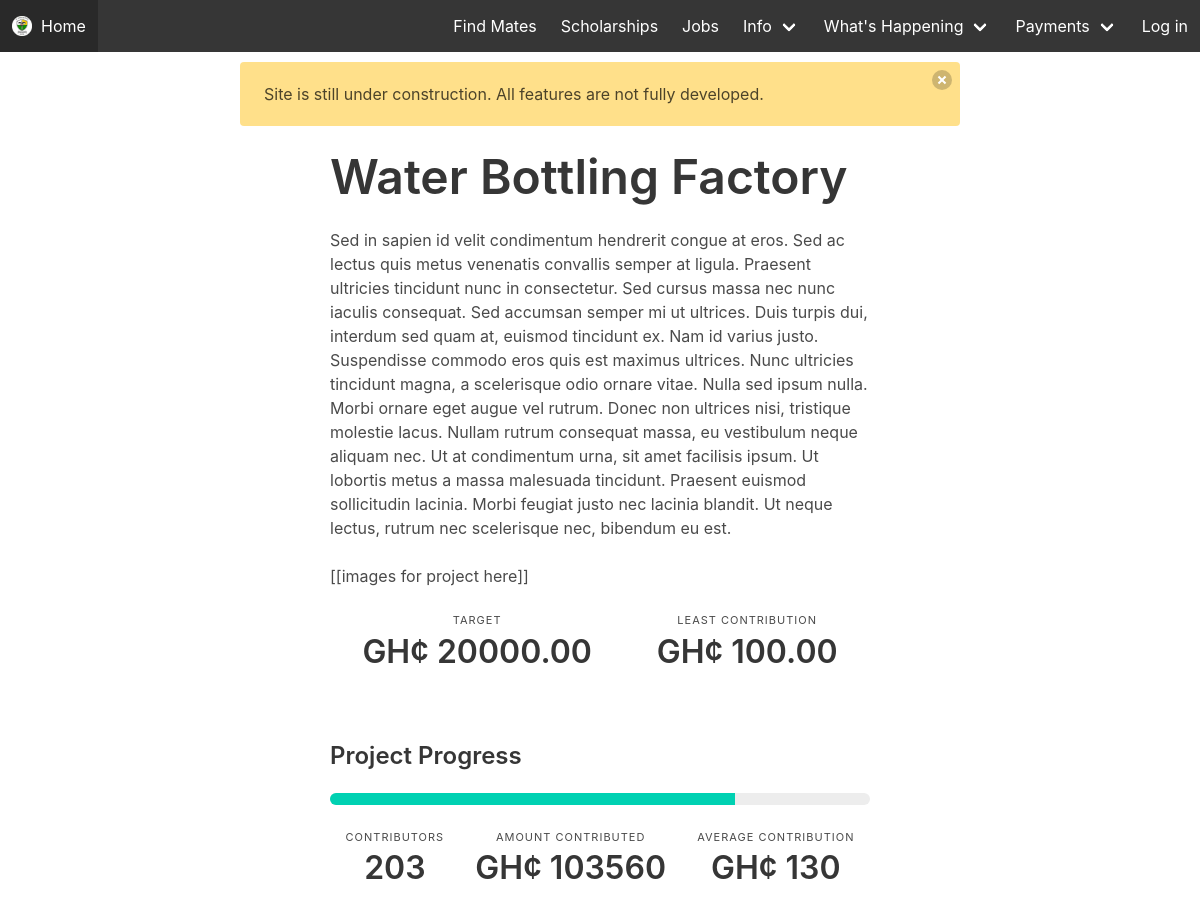
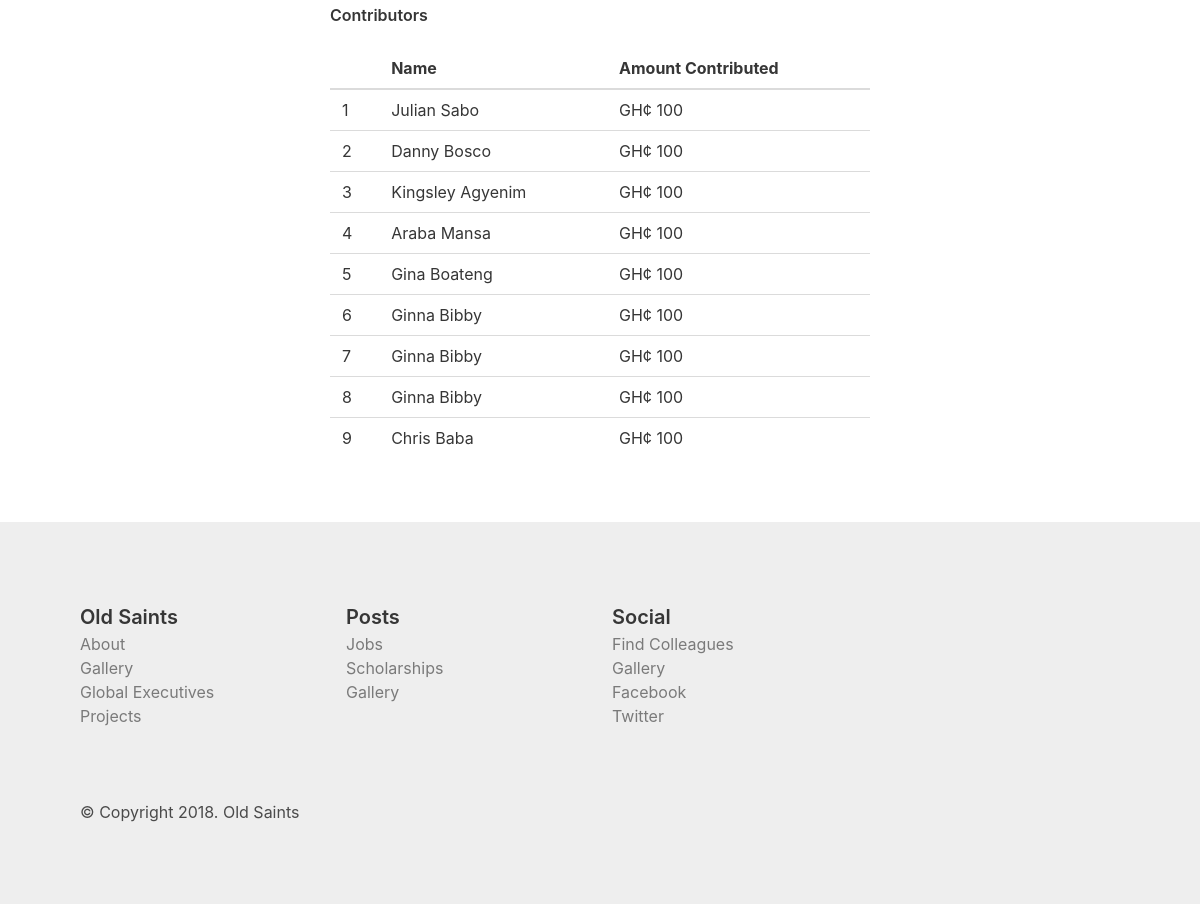
/project/1/, run on the app's committed database (2 pictures, top to bottom).
### web/models.py (models this page shows, shortened)
class Project(models.Model):
    title = models.CharField(max_length=100)
    description = models.TextField()
    target = models.DecimalField(decimal_places=2, max_digits=10)
    payment_deadline = models.DateField()
    least_contribution = models.DecimalField(decimal_places=2, max_digits=6)
    active = models.BooleanField(default=True)
    date_created = models.DateTimeField(auto_now_add=True)
    project_type = models.ForeignKey(ProjectType, related_name="project", on_delete=models.CASCADE)
    class Meta:
        ordering = ('-date_created', )

class Alumnum(models.Model):
    user = models.OneToOneField(User, related_name="alumnum", on_delete=models.CASCADE)
    mobile = models.CharField(max_length=17)
    telephone = models.CharField(max_length=17, blank=True)
    whatsapp = models.CharField(max_length=17, blank=True)
    facebook = models.CharField(max_length=100, blank=True)
    twitter = models.CharField(max_length=100, blank=True)
    instagram = models.CharField(max_length=100, blank=True)
    address_line_1 = models.CharField(max_length=50)
    address_line_2 = models.CharField(max_length=50)
    year_of_completion = models.IntegerField()
    exam_type = models.CharField(max_length=20) # o/a level, sss, wassce
    house = models.ForeignKey(House, related_name="alumni", on_delete=models.CASCADE)
    chapter = models.ForeignKey(Chapter, related_name="alumni", on_delete=models.CASCADE)
    member_id = models.CharField(max_length=20)
    profession = models.CharField(max_length=100)
    nickname = models.CharField(max_length=70, blank=True)
    reference_1 = models.TextField(blank=True)
    reference_2 = models.TextField(blank=True)
    verified = models.BooleanField(default=False)
    class Meta:
        verbose_name_plural = "Alumni"
    def __str__(self):
        return self.user.get_full_name()

### web/views.py (the view)
# urls.py: url(r'^project/(?P<project_id>\d+)/$', views.project_detail, name="project_detail"),
def project_detail(request, project_id):
    project = Project.objects.get(pk=project_id)
    context = {
        "project": project,
        "contributors": Alumnum.objects.all()
    }
    return render(request, "web/project_detail.html", context)

### web/templates/web/project_detail.html
{% extends "web/base.html" %} {% block main_title %} Project Detail {% endblock main_title %} {% block content %}
<div class="container centered-div">
    <p class="title is-1">{{project.title}}</p>
    <p>{{project.description}}</p>
    <br>
    <p>[ [images for project here]]</p>
    <br>
    <nav class="level">
        <div class="level-item has-text-centered">
            <div>
                <p class="heading">Target</p>
                <p class="title">GH¢ {{project.target}}</p>
            </div>
        </div>
        <div class="level-item has-text-centered">
            <div>
                <p class="heading">Least Contribution</p>
                <p class="title">GH¢ {{project.least_contribution}}</p>
            </div>
        </div>
    </nav>
    <p class="title is-4" style="margin-top: 3em;">Project Progress</p>
    <progress class="progress is-primary is-small" value="75" max="100">75%</progress>
    <nav class="level">
        <div class="level-item has-text-centered">
            <div>
                <p class="heading">Contributors</p>
                <p class="title">203</p>
            </div>
        </div>
        <div class="level-item has-text-centered">
            <div>
                <p class="heading">Amount Contributed</p>
                <p class="title">GH¢ 103560</p>
            </div>
        </div>
        <div class="level-item has-text-centered">
            <div>
                <p class="heading">Average Contribution</p>
                <p class="title">GH¢ 130</p>
            </div>
        </div>
    </nav>
    <p class="title is-6">Contributors</p>
    <table class="table is-fullwidth">
        <thead>
            <tr>
                <th></th>
                <th>Name</th>
                <th>Amount Contributed</th>
            </tr>
        </thead>
        <tbody>
            {% for contributor in contributors %}
            <tr>
                <td>{{forloop.counter}}</td>
                <td>{{contributor}}</td>
                <td>GH¢ 100</td>
            </tr>
            {% endfor %}
        </tbody>
    </table>
</div>
{% endblock content %}

### web/static/web/css/main.css (style rules this page uses)
.centered-div { width: 45%; margin-left: auto; margin-right: auto; }

### data on the page
Project: title "Water Bottling Factory", description "Sed in sapien id velit condimentum hendrerit congue at eros. Sed ac lectus quis metus venenatis convallis semper at ligula. Praesent ultricies tincidunt nunc in consectetur. Sed cursus massa nec nunc iaculis consequat. Sed accumsan semper mi ut ultrices. Duis turpis dui, interdum sed quam at, euismod tincidunt ex. Nam id varius justo. Suspendisse commodo eros quis est maximus ultrices. Nunc ultricies tincidunt magna, a scelerisque odio ornare vitae. Nulla sed ipsum nulla. Morbi ornare eget augue vel rutrum. Donec non ultrices nisi, tristique molestie lacus. Nullam rutrum consequat massa, eu vestibulum neque aliquam nec. Ut at condimentum urna, sit amet facilisis ipsum. Ut lobortis metus a…", target "20000.00", least_contribution "100.00"
Alumnum: user.last_name "Julian Sabo"
Alumnum: user.last_name "Danny Bosco"
Alumnum: user.last_name "Kingsley Agyenim"
Alumnum: user.last_name "Araba Mansa"
Alumnum: user.last_name "Gina Boateng"
Alumnum: user.last_name "Ginna Bibby"
Alumnum: user.last_name "Ginna Bibby"
Alumnum: user.last_name "Ginna Bibby"
Alumnum: user.last_name "Chris Baba"
